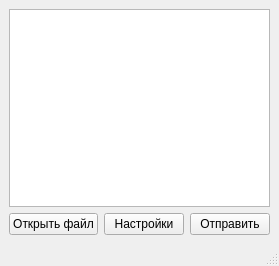
<?xml version="1.0" encoding="UTF-8"?>
<ui version="4.0">
 <class>MainWindow</class>
 <widget class="QMainWindow" name="MainWindow">
  <property name="geometry">
   <rect>
    <x>0</x>
    <y>0</y>
    <width>268</width>
    <height>266</height>
   </rect>
  </property>
  <property name="windowTitle">
   <string>Комунальные платежи</string>
  </property>
  <widget class="QWidget" name="centralwidget">
   <layout class="QVBoxLayout" name="verticalLayout">
    <item>
     <widget class="QTableView" name="tableViewPurchases"/>
    </item>
    <item>
     <layout class="QHBoxLayout" name="horizontalLayout">
      <item>
       <widget class="QPushButton" name="pushButtonOpen">
        <property name="text">
         <string>Открыть файл</string>
        </property>
       </widget>
      </item>
      <item>
       <widget class="QPushButton" name="pushButtonSettings">
        <property name="text">
         <string>Настройки</string>
        </property>
       </widget>
      </item>
      <item>
       <widget class="QPushButton" name="pushButtonSend">
        <property name="text">
         <string>Отправить</string>
        </property>
       </widget>
      </item>
     </layout>
    </item>
   </layout>
  </widget>
  <widget class="QMenuBar" name="menubar">
   <property name="geometry">
    <rect>
     <x>0</x>
     <y>0</y>
     <width>268</width>
     <height>18</height>
    </rect>
   </property>
  </widget>
  <widget class="QStatusBar" name="statusbar"/>
 </widget>
 <resources/>
 <connections/>
</ui>
